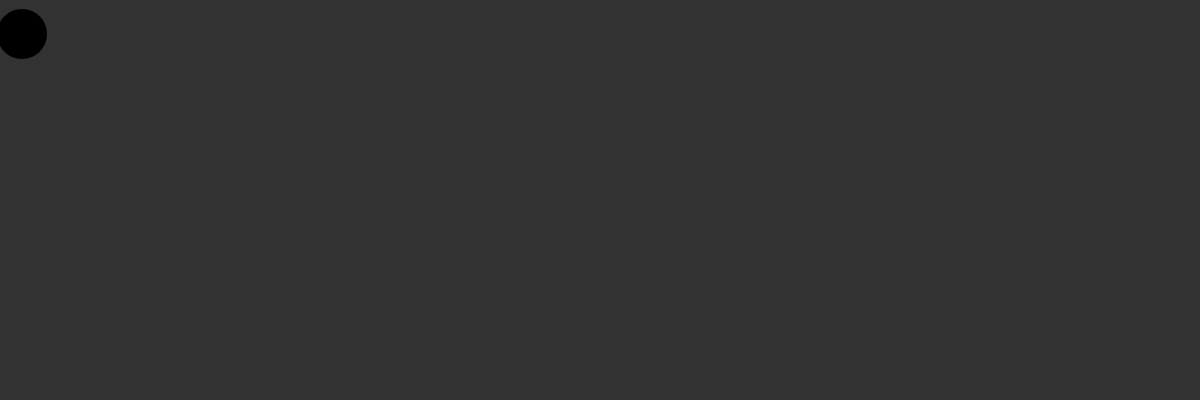
Frame 1 (no input)
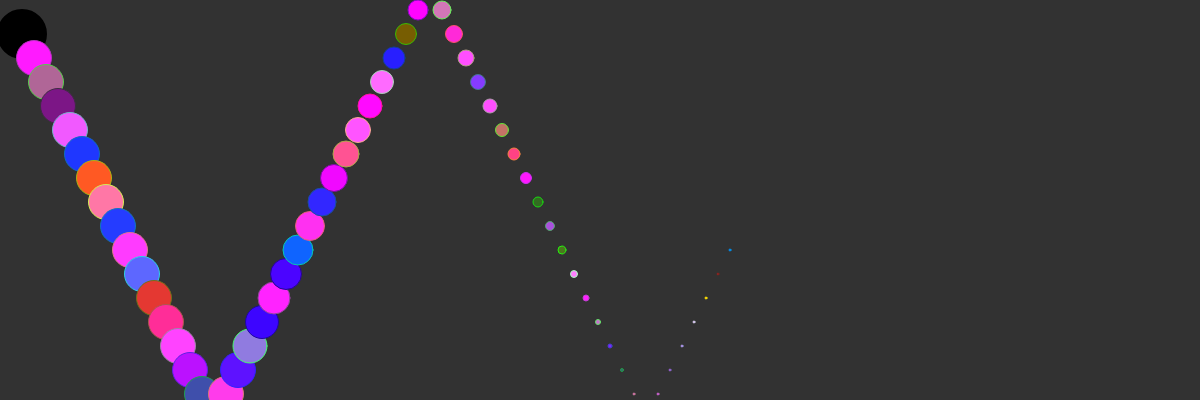
Frame 60 (no input)
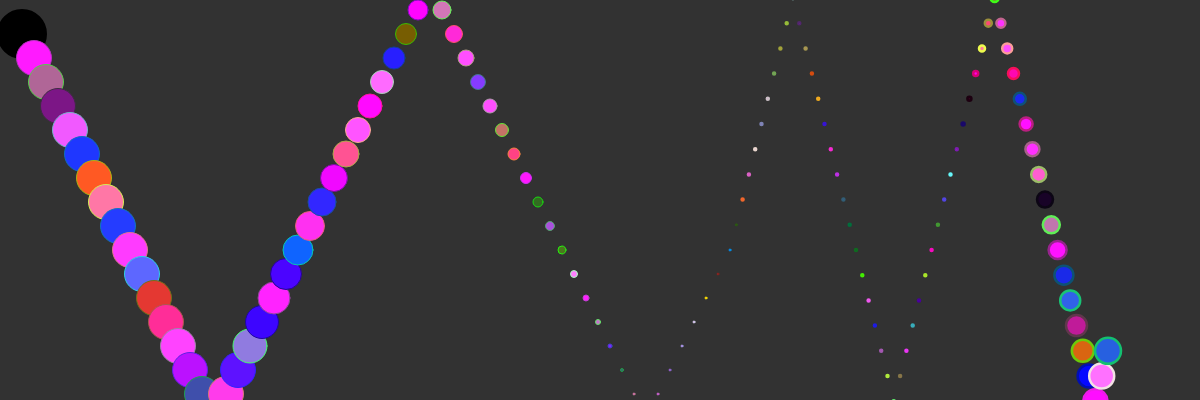
Frame 120 (the mouse pressed at the canvas centre since frame 60)

The p5.js sketch that drew these frames (run headless with seeded random() and noise() and a simulated clock; from frame 60 on, the mouse is pressed at the canvas centre):

// p5.js sketch
// ── sketch.js


let ball = {};
ball.width = 40;
ball.x = 10;
ball.y = 10;
ball.delta_x = 1;
ball.delta_y = 2
ball.scale_x = 10;
ball.scale_y = 10;


var r = 0;
var g = 0;
var b = 0;

var br = 50;
var bg = 50;
var bb = 50;

// var shapeEllipse = ellipse;
// var shapeRectangle = rect

var sW = 15;

function setup() {
    createCanvas(windowWidth, 400);
    background(br, bg, bb);

}



function draw() {

    frameRate(60);

    ball.x += ball.delta_x * ball.scale_x * 1.2;
    ball.y += ball.delta_y * ball.scale_y * 1.2;


    if (ball.x >= width || ball.x <= 0) {
        ball.delta_x = -1 * ball.delta_x;
    }
    if (ball.y >= height || ball.y <= 0) {
        ball.delta_y = -1 * ball.delta_y;
    }

    // conditional statement that says if ball gets 20%
    //across canvas width, increment size by 1 each frame.

    if (ball.x <= width * 0.20 || ball.x >= width * 0.80) {
        ball.width ++;
    } else{
        ball.width --;
    }

    ball.width = constrain(ball.width, 2, 35);

    fill(r*2, g/2, b*2);
    stroke(r, g, b);
    strokeWeight(sW);
    ellipse(ball.x, ball.y, ball.width, ball.width);
    r = random(255);
    g = random(255);
    b = random(255);
    sW = map(mouseX, 0, width, 1, 4);

}

function mousePressed() {
    ball.scale_x = map(mouseX, 0, width, 0.5, 10);
    ball.scale_y = map(mouseY, 0, height, 1, 20);
}
